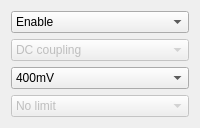
                <widget class="QWidget" name="B">
                 <attribute name="title">
                  <string>Ch B</string>
                 </attribute>
                 <layout class="QVBoxLayout" name="verticalLayout_9">
                  <item>
                   <widget class="QComboBox" name="Benable">
                    <item>
                     <property name="text">
                      <string>Enable</string>
                     </property>
                    </item>
                    <item>
                     <property name="text">
                      <string>Disable</string>
                     </property>
                    </item>
                   </widget>
                  </item>
                  <item>
                   <widget class="QComboBox" name="BCoupling">
                    <property name="enabled">
                     <bool>false</bool>
                    </property>
                    <item>
                     <property name="text">
                      <string>DC coupling</string>
                     </property>
                    </item>
                    <item>
                     <property name="text">
                      <string>AC coupling</string>
                     </property>
                    </item>
                   </widget>
                  </item>
                  <item>
                   <widget class="QComboBox" name="BInputRange">
                    <item>
                     <property name="text">
                      <string>400mV</string>
                     </property>
                    </item>
                   </widget>
                  </item>
                  <item>
                   <widget class="QComboBox" name="BBWlimit">
                    <property name="enabled">
                     <bool>false</bool>
                    </property>
                    <item>
                     <property name="text">
                      <string>No limit</string>
                     </property>
                    </item>
                    <item>
                     <property name="text">
                      <string>Low Pass</string>
                     </property>
                    </item>
                   </widget>
                  </item>
                 </layout>
                </widget>
